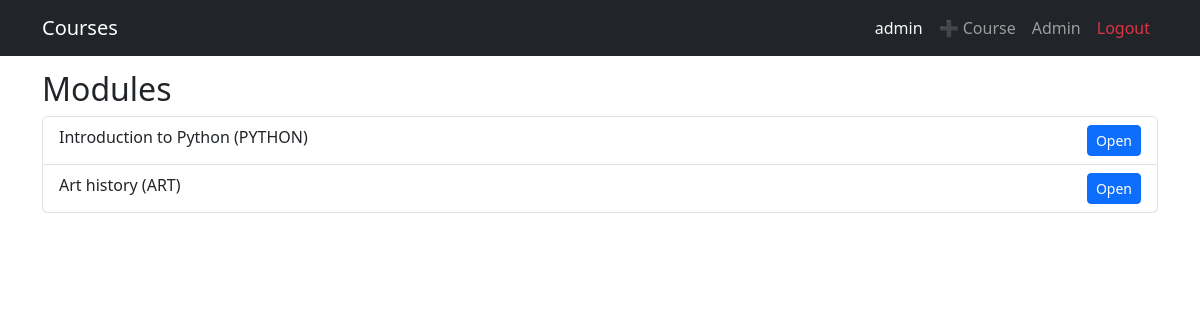
Page /module/ (signed in) on the committed database.
### classes/models.py (models this page shows, shortened)
class Module(models.Model):
    course = models.ForeignKey(Course, related_name='modules', on_delete=models.CASCADE)
    title = models.CharField(max_length=200)
    description = models.TextField()

class Course(models.Model):
    title = models.CharField(max_length=200)
    description = models.TextField()
    image = models.ImageField(upload_to = 'course_images/')

### classes/views.py (the view)
# urls.py: path('module/', views.module_list, name='module_list'),
def module_list(request):
    modules = Module.objects.all()
    return render(request, 'courses/lists/module_list.html', {'modules': modules})

### classes/templates/courses/lists/module_list.html (shortened to what this page needs)
{% extends "base.html" %}
{% block content %}
<h2>Modules</h2>
<ul class="list-group">
    {% for module in modules %}
        <li class="list-group-item d-flex justify-content-between">
            {{ module.title }} ({{ module.course.title }})
            <a href="{% url 'module_detail' module.id %}" class="btn btn-sm btn-primary">
                Open
            </a>
        </li>
    {% empty %}
        <li class="list-group-item">No modules</li>
    {% endfor %}
</ul>
{% endblock %}

### classes/templates/base.html (shortened to what this page needs)
{% load static %}
<!DOCTYPE html>
<html lang="ru">
<head>
    <link href="https://cdn.jsdelivr.net/npm/bootstrap@5.3.2/dist/css/bootstrap.min.css" rel="stylesheet">
</head>
<body>
<nav class="navbar navbar-expand-lg navbar-dark bg-dark fixed-top">
    <div class="container">
        <a class="navbar-brand" href="{% url 'course_list' %}">Courses</a>
        <div>
            <ul class="navbar-nav ms-auto">
                {% if user.is_authenticated %}
                    <li class="nav-item">
                        <span class="nav-link text-light">
                            {{ user.username }}
                        </span>
                    </li>
                    {% if user.is_staff %}
                        <li class="nav-item">
                            <a class="nav-link" href="{% url 'create_course' %}">
                                ➕ Course
                            </a>
                        </li>
                        <li class="nav-item">
                            <a class="nav-link" href="/admin/">Admin</a>
                        </li>
                    {% endif %}
                    <li class="nav-item">
                        <a class="nav-link text-danger" href="{% url 'logout' %}">
                            Logout
                        </a>
                    </li>
                {% else %}
                    <li class="nav-item">
                        <a class="nav-link" href="{% url 'login' %}">Login</a>
                    </li>
                {% endif %}
            </ul>
        </div>
    </div>
</nav>
<div class="container">
    {% block content %}
    {% endblock %}
</div>
</body>
</html>

### classes/templates/base.html (style rules this page uses)
body { padding-top: 70px; }

### rows in the picture
Module: title "Introduction to Python", course "PYTHON"
Module: title "Art history", course "ART"

### other values in the picture
{{ user.username }} "admin"
